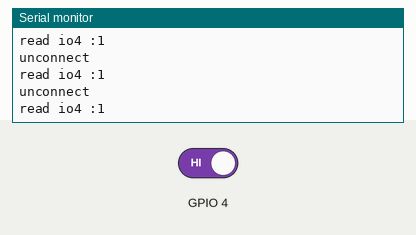
The sketch below on a simulated ESP8266 (NodeMCU). Parts: the last lines printed to the serial monitor. The test bench sets the inputs (shaded band); at power-on: GPIO 4 HIGH.

Above: at 1.8 s.
1.9 s: GPIO 4 driven LOW
At 3.3 s:
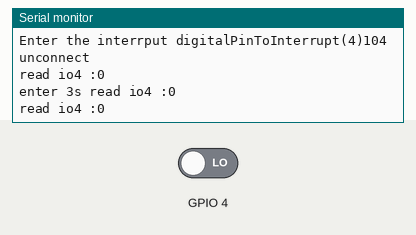
4.0 s: GPIO 4 driven HIGH
At 4.9 s:
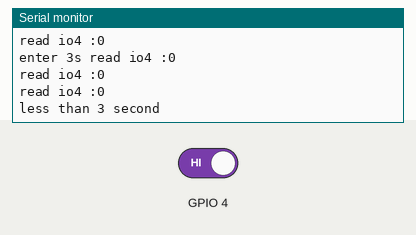
6.0 s: GPIO 4 driven LOW
At 9.0 s:
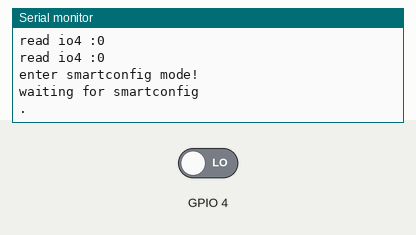

Measured:
- after the input at 1.9 s, the serial monitor: prints a new line at once (image 1)
- after the input at 4.0 s, the serial monitor: prints a new line after 0.50 s (image 2)
- after the input at 6.0 s, the serial monitor: prints a new line at once (image 3)

The sketch:

fromLingZhiLab.ino
```cpp
void ICACHE_RAM_ATTR interrput_io4();
#include<ESP8266WiFi.h>
bool wifi_config=false;
//中断里卡太久会溢出。

void setup()
{
  Serial.begin(115200);
  //pinMode(4,INPUT);
  pinMode(4, INPUT);
  //attachInterrupt(4, smartConfig, CHANGE);//当int.0电平改变时,触发中断函数blink
  attachInterrupt(digitalPinToInterrupt(4), interrput_io4, FALLING);
  //smartConfig();
}
void loop()
{
  //delay(100);
  if(WiFi.status()!= WL_CONNECTED)
  {
    Serial.println("unconnect");
  }
  else
  {
    Serial.println(WiFi.localIP());
    Serial.println("smartconfig success");
  }
  Serial.print("read io4 :");
  Serial.println(digitalRead(4));
  if(wifi_config)
  {
    detachInterrupt(4);
    smartConfig();
    attachInterrupt(digitalPinToInterrupt(4), interrput_io4, FALLING);
  }
  delay(500);
}
void interrput_io4()
{
    Serial.print("Enter the interrput digitalPinToInterrupt(4)");
    Serial.println(digitalPinToInterrupt(4));
    wifi_config=true;
}
void smartConfig()
{

  //if(WiFi.status() == WL_CONNECTED)
  //{
    //WiFi.disconnect(false);//造成第一次连接失败后，以后的连接会使用上次连接失败的密码账号。
  //}

  delay(500);//消抖
  int count=0;
  //持续3秒低电平
  Serial.print("enter 3s read io4 :");
  Serial.println(digitalRead(4));
  if(!digitalRead(4)){
    while(count<2)
    {
      Serial.print("read io4 :");
      Serial.println(digitalRead(4));
      delay(1000);
      if(digitalRead(4))
        {
          Serial.println("less than 3 second");
          wifi_config=false;
          return;
        }
        ++count;
    }
  }
  else
  {
    Serial.println("less than 3 second");
    wifi_config=false;
    return;
  }

  Serial.println("enter smartconfig mode!");
  WiFi.mode(WIFI_STA);
  Serial.println("waiting for smartconfig");

  delay(100);//消抖
  WiFi.beginSmartConfig();
  while(1)
  {
    Serial.print(".");
    delay(500);
    if(WiFi.smartConfigDone())
    {
      Serial.println("SmartConfig Success");
      Serial.printf("SSID:%s\r\n", WiFi.SSID().c_str());
      Serial.printf("PSW:%s\r\n", WiFi.psk().c_str());
      WiFi.setAutoConnect(true);  // 设置自动连接
      break;
    }
   }
  Serial.print("Wi-Fi connecting");
  while(WiFi.status() != WL_CONNECTED)
  {
    delay(300);
    Serial.printf(".");
  }
  Serial.println("");
  Serial.println("WiFi connected");
  Serial.println("IP address: ");

  Serial.println(WiFi.localIP());
  WiFi.stopSmartConfig(); //向手机反馈连接成功
  wifi_config=false;
  //digitalWrite(4,HIGH);
}
```
